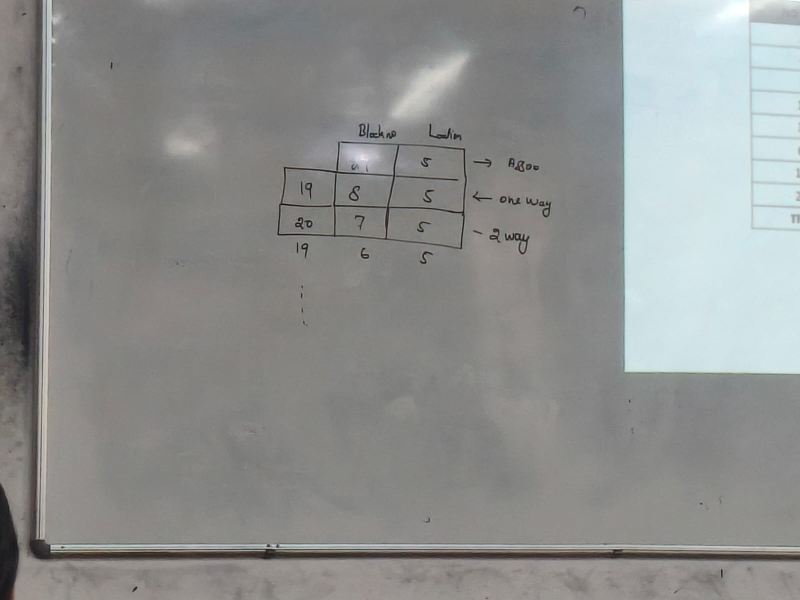
#> input picture test_images/board1.jpeg, 1600 x 1200 px (shown at 1/2 size)
$ python -i whiteboard_cv.py   (imports and definitions only)
#> lines starting #> are read from the running program, lines starting #| are printed output that depends on the picture
#> further down, picture is the input picture: shape (1200, 1600, 3); mean B, G, R 142.2, 143.5, 141.7
# src/whiteboard_cv.py
import cv2
import json
import os
import numpy as np


class WhiteboardPreprocessor:
    def __init__(self, config_path: str = "calibration_config.json"):
        self.config_path = config_path
        self.board_corners = self._load_corners()

    def _load_corners(self):
        if os.path.exists(self.config_path):
            with open(self.config_path, "r") as f:
                data = json.load(f)
                return np.array(data["corners"], dtype="float32")
        return None

    # [92 lines left out: functions _order_points, calibrate_interactively, extract_clean_diagram, not called in this run]

    def process_whiteboard(
        self, frame: np.ndarray, out_width=1920, out_height=1080
    ) -> np.ndarray:
        """Runs perspective warp + LAB illumination normalization."""
#> called with out_width = 1920, out_height = 1080
        # 1. Perspective Warp
        if self.board_corners is not None:
            dst = np.array(
                [
                    [0, 0],
                    [out_width - 1, 0],
                    [out_width - 1, out_height - 1],
                    [0, out_height - 1],
                ],
                dtype="float32",
            )
            matrix = cv2.getPerspectiveTransform(self.board_corners, dst)
            warped = cv2.warpPerspective(frame, matrix, (out_width, out_height))
        else:
            warped = frame.copy()

        # 2. Remove Fluorescent Glare & Boost Marker Contrast
        lab = cv2.cvtColor(warped, cv2.COLOR_BGR2LAB)
#> lab: shape (1200, 1600, 3); mean of channels 0, 1, 2 151, 127.4, 128.5
        l_channel, a, b = cv2.split(lab)
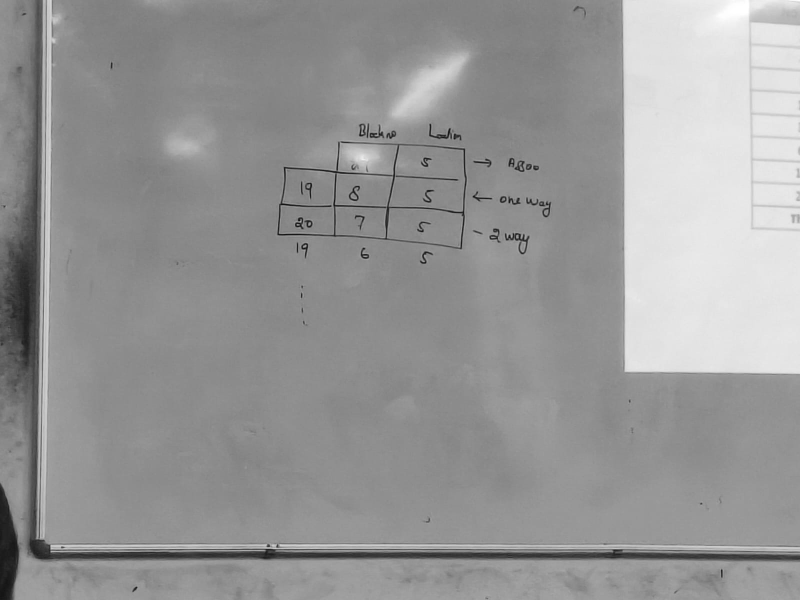
#> l_channel: shape (1200, 1600) (shown at 1/2 size); min 7, max 255, mean 151
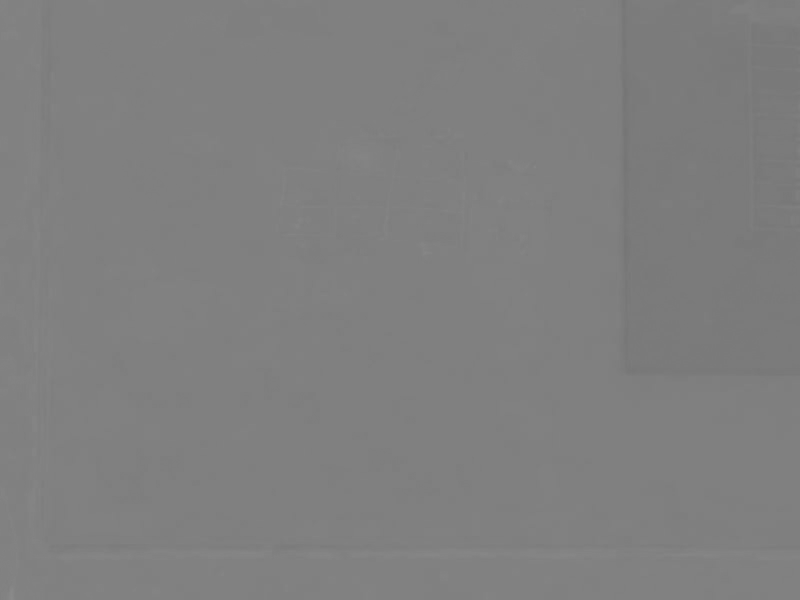
#> a: shape (1200, 1600) (shown at 1/2 size); min 117, max 138, mean 127.4

        # Estimate background whiteboard illumination
        kernel = cv2.getStructuringElement(cv2.MORPH_ELLIPSE, (35, 35))
        bg_illumination = cv2.morphologyEx(l_channel, cv2.MORPH_CLOSE, kernel)
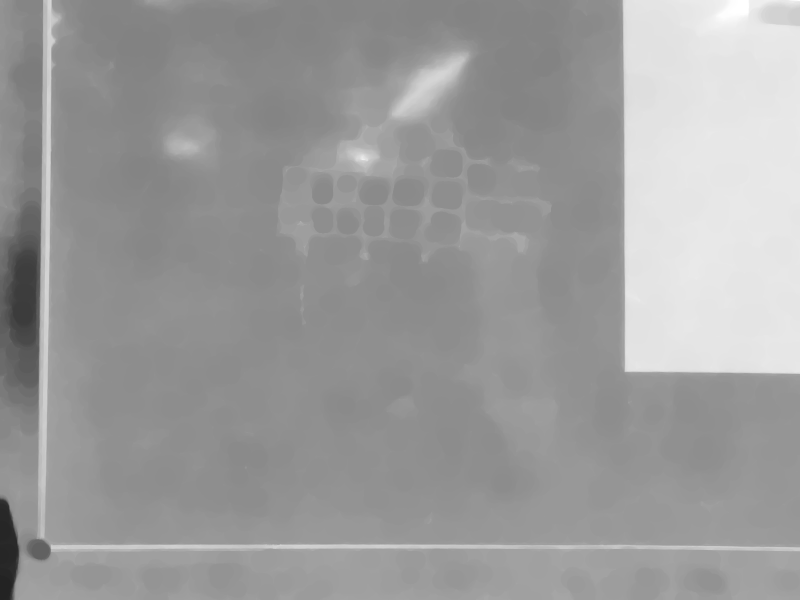
#> bg_illumination: shape (1200, 1600) (shown at 1/2 size); min 35, max 255, mean 156.3

        # Normalize lighting hotspot
        norm_l = cv2.divide(l_channel, bg_illumination, scale=255)
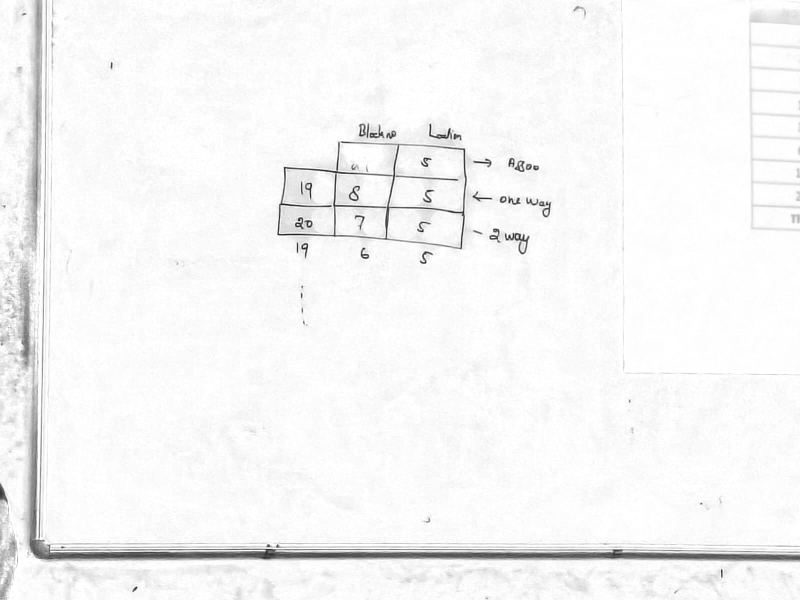
#> norm_l: shape (1200, 1600) (shown at 1/2 size); min 11, max 255, mean 245.8

        # Apply mild sharpening so thin marker lines pop from 15 feet away
        merged = cv2.merge([norm_l, a, b])
#> merged: shape (1200, 1600, 3); mean of channels 0, 1, 2 245.8, 127.4, 128.5
        clean_bgr = cv2.cvtColor(merged, cv2.COLOR_LAB2BGR)
        return clean_bgr

    # [33 lines left out: function extract_clean_diagram, not called in this run]

>>> import cv2
>>> picture = cv2.imread('../test_images/board1.jpeg')
>>> result = WhiteboardPreprocessor().process_whiteboard(picture)

$ run again, on test_images/board10.jpeg
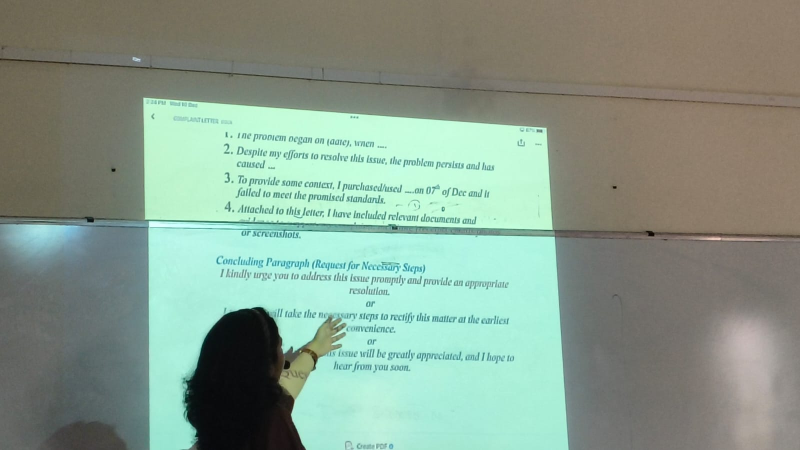
#> input picture test_images/board10.jpeg, 1600 x 900 px (shown at 1/2 size)
#> picture is the input picture: shape (900, 1600, 3); mean B, G, R 140.8, 155.8, 135.6
#> lab: shape (900, 1600, 3); mean of channels 0, 1, 2 157.6, 119, 133.7
#> in process_whiteboard, `norm_l = cv2.divide(l_channel, bg_illumination, scale=255)`:
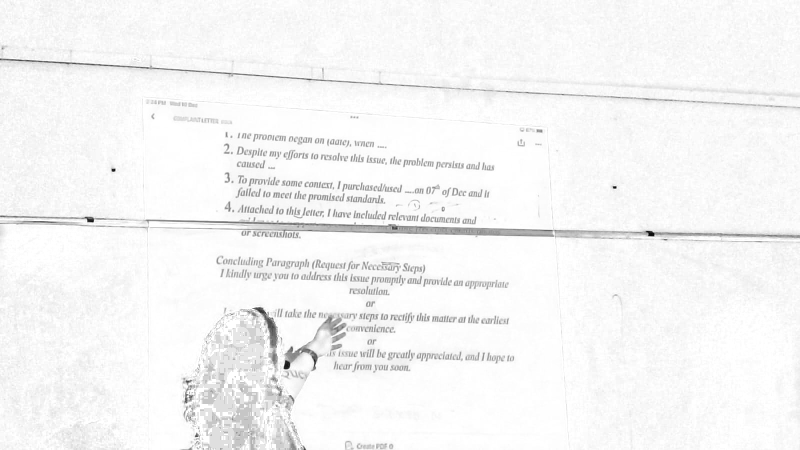
#> norm_l: shape (900, 1600) (shown at 1/2 size); min 4, max 255, mean 245.1
#> merged: shape (900, 1600, 3); mean of channels 0, 1, 2 245.1, 119, 133.7
#> in process_whiteboard, `clean_bgr = cv2.cvtColor(merged, cv2.COLOR_LAB2BGR)`:
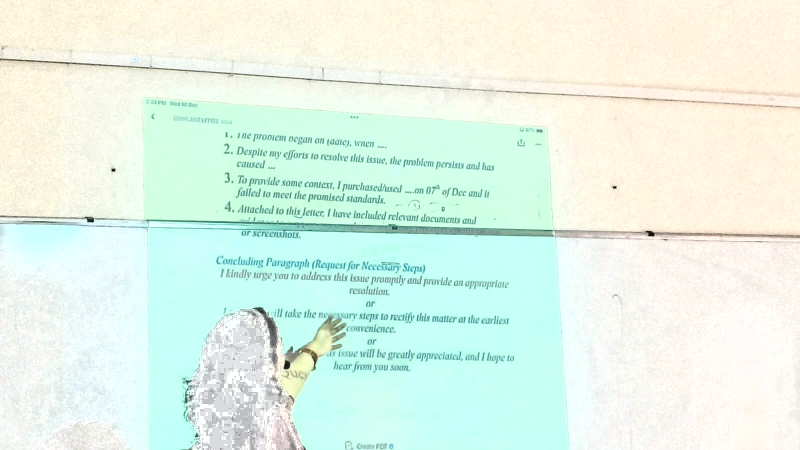
#> clean_bgr: shape (900, 1600, 3) (shown at 1/2 size); mean B, G, R 232.4, 245.3, 227.2

$ run again, on test_images/board11.jpeg
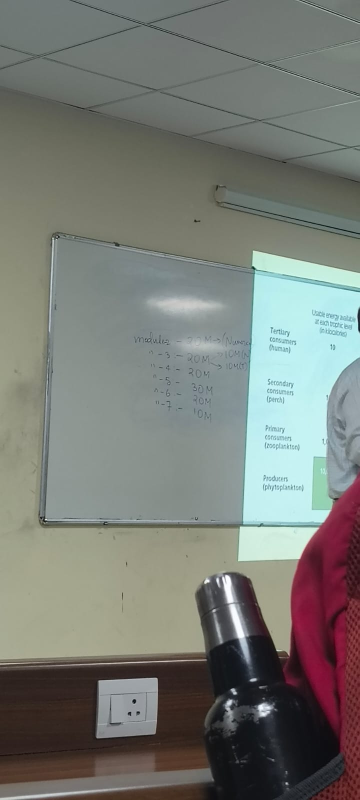
#> input picture test_images/board11.jpeg, 719 x 1600 px (shown at 1/2 size)
#> picture is the input picture: shape (1600, 719, 3); mean B, G, R 118, 123.7, 120.6
#> lab: shape (1600, 719, 3); mean of channels 0, 1, 2 130, 126.3, 131.3
#> in process_whiteboard, `bg_illumination = cv2.morphologyEx(l_channel, cv2.MORPH_CLOSE, kernel)`:
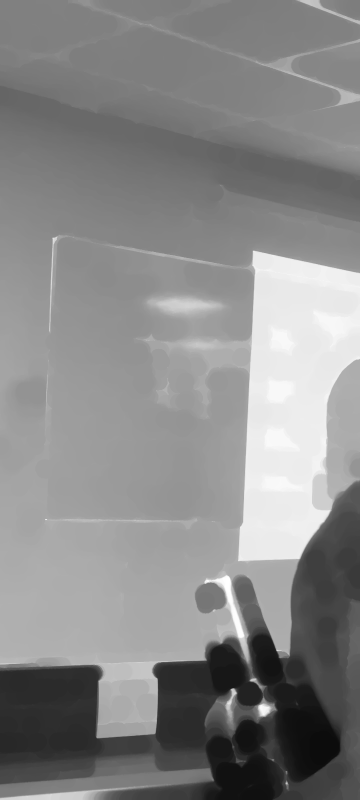
#> bg_illumination: shape (1600, 719) (shown at 1/2 size); min 12, max 255, mean 136.6
#> merged: shape (1600, 719, 3); mean of channels 0, 1, 2 240.3, 126.3, 131.3
#> in process_whiteboard, `clean_bgr = cv2.cvtColor(merged, cv2.COLOR_LAB2BGR)`:
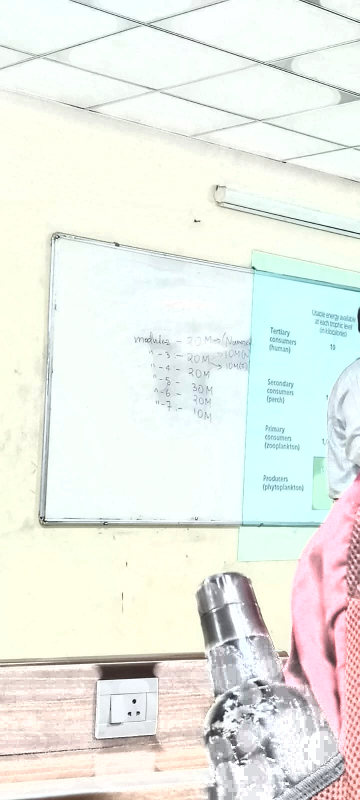
#> clean_bgr: shape (1600, 719, 3) (shown at 1/2 size); mean B, G, R 231.7, 238.4, 234.6
